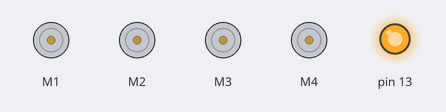
A sketch run on a simulated Arduino Uno, built with avr-gcc and run on an emulated ATmega328P. On the bench: 4 × DC motor (green arrow = forward, orange = backward, longer = faster), output pins drawn as LEDs (lit = HIGH). Random numbers use the default seed unless the sketch sets one; what the sketch prints to the serial monitor is not drawn.

Above: at 2.8 s.
At 12.69 s:
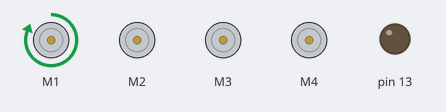
At 21.18 s:
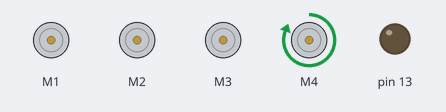
At 30.13 s:
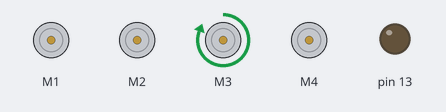
At 39.79 s:
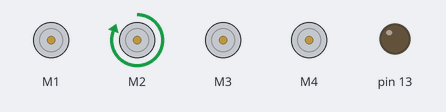
Timing chart, 0 to 40.0 s (numbered marks = the images above):
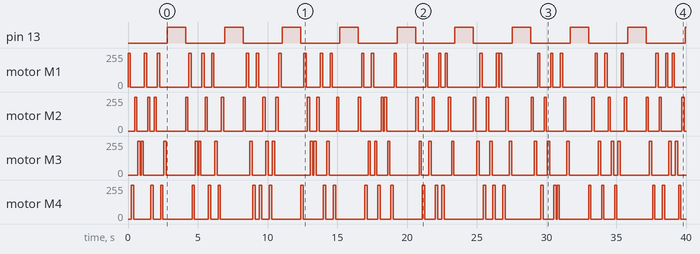

Measured:
- by itself, pin 13: alternates HIGH for 1.3 s and LOW for 2.8 s
- by itself, motor M1: stopped → forward 255/255 at 0.00 s, → stopped 0.17 s later, → forward 255/255 1.0 s later, → stopped 0.17 s later, … (60 changes in this stretch)
- by itself, motor M4: stopped → forward 255/255 at 0.24 s, → stopped 0.17 s later, → forward 255/255 1.2 s later, → stopped 0.17 s later, … (60 changes in this stretch)

The sketch:

PDBuzzRandom_167.ino
```cpp
/* written by M.Fritz March 2023*/
#include <AFMotor.h>

#define FINGER_ON_TIME 167
#define FINGER_OFF_TIME 66
#define FRAME_OFF_TIME (8*166)

AF_DCMotor *pMotor[4];

void randFinger(int *F){ //Generate a 4 finger random sequence
  F[0]=0;F[1]=1; F[2]=2; F[3]=3;
  int i,j,t;
  for(i=0;i<4;i++){
    t = F[i];
  j = random(0,4); // 0-3
    F[i]=F[j];
    F[j]=t;
  }
}

void setup() {
  int i=0;
  Serial.begin(9600);
  Serial.println("Motor test!");
  randomSeed(analogRead(A0));
  pinMode(13, OUTPUT);

  while(i<4){
    pMotor[i]= new AF_DCMotor(i+1);
    pMotor[i]->setSpeed(200);
    pMotor[i]->run(RELEASE);
    i++;
  }
}

void loop() {
  int Finger[12];
  AF_DCMotor *pM;

  randFinger(Finger); randFinger(Finger+4); randFinger(Finger+8);   //Set random order for 3 sets of 4 fingers into the Finger array
  //Serial.printf("%d%d%d%d-%d%d%d%d-%d%d%d%d\n",Finger[0]+1,Finger[1]+1,Finger[2]+1,Finger[3]+1,Finger[4]+1,Finger[5]+1,Finger[6]+1,Finger[7]+1,Finger[8]+1,Finger[9]+1,Finger[10]+1,Finger[11]+1);
  for(int i=0;i<12;i++){
    pM = pMotor[Finger[i]];
    pM->run(FORWARD);
    pM->setSpeed(255);
    delay(FINGER_ON_TIME);
    pM->run(RELEASE);
    delay(FINGER_OFF_TIME);
  }
  digitalWrite(13, HIGH);
  delay(FRAME_OFF_TIME);
  digitalWrite(13, LOW);
}
```
